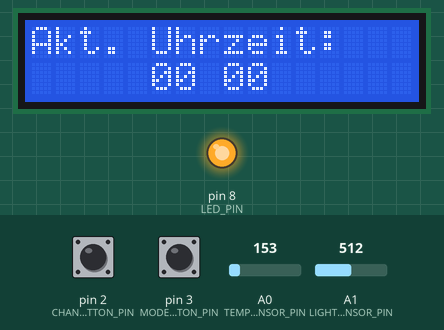
Recording of a sketch running on a simulated Arduino Uno, built with avr-gcc and run on an emulated ATmega328P. Parts: 16×2 character LCD, output pins drawn as LEDs (lit = HIGH). The inputs (shaded band) are chosen by the test bench; at power-on: pin 3 (MODE_BUTTON_PIN) LOW, A1 (LIGHT_SENSOR_PIN) = 512, pin 2 (CHANGE_BUTTON_PIN) LOW, A0 (TEMP_SENSOR_PIN) = 153. What the sketch prints to the serial monitor is not drawn.

Above: at 1.2 s.
1.3 s: pin 3 (MODE_BUTTON_PIN) pulled HIGH for 0.6 s
At 1.75 s:
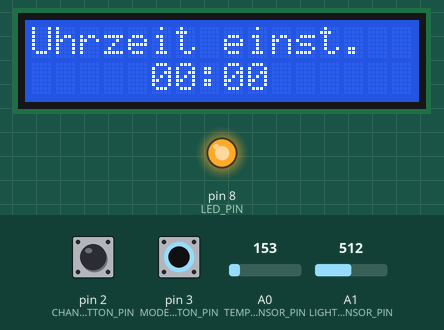
4.5 s: A1 (LIGHT_SENSOR_PIN) set to 159
6.0 s: A1 (LIGHT_SENSOR_PIN) set to 135
At 6.25 s:
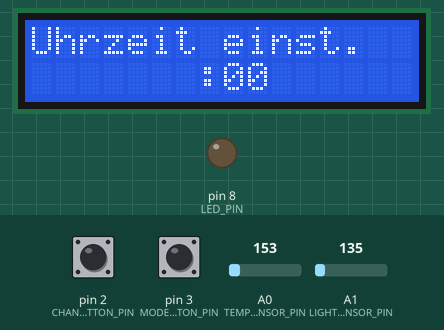
9.0 s: pin 3 (MODE_BUTTON_PIN) pulled HIGH for 1 s
At 9.25 s:
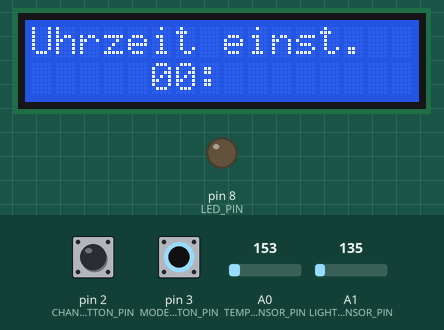
11.5 s: pin 3 (MODE_BUTTON_PIN) pulled HIGH for 0.6 s
At 12.5 s:
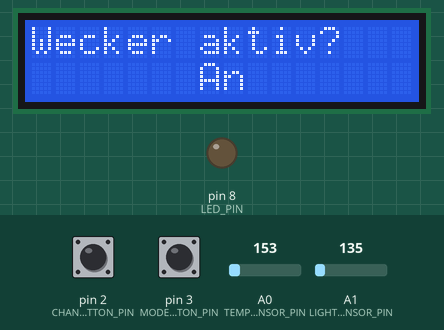
13.6 s: pin 2 (CHANGE_BUTTON_PIN) pulled HIGH for 0.6 s
At 14.5 s:
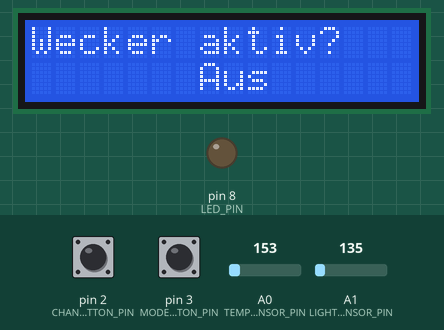
Timing chart, 0 to 16.6 s (numbered marks = the images above; inputs shaded):
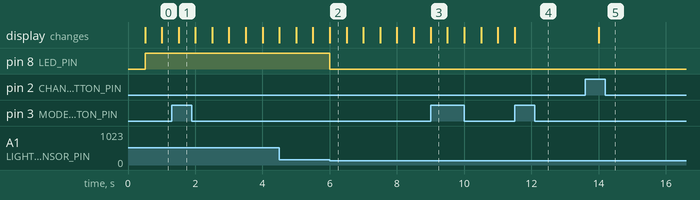

The sketch:

IntelliClock.ino
```cpp
#include <EEPROM.h>
#include <LiquidCrystal.h>

#define LED_PIN 8
#define TEMP_SENSOR_PIN A0
#define LIGHT_SENSOR_PIN A1

#define LIGHT_IS_ON 150

#define MEASURE_COUNT 5
#define MEASURE_INTERVALL 5000

#define ROWS 2
#define COLUMNS 16

#define REFRESH_ALL 1
#define REFRESH_TIME_ONLY 2

#define DISPLAY_SWITCH_INTERVALL 15000
#define DEBOUNCE_TIME 100

#define CHANGE_BUTTON_PIN 2
#define MODE_BUTTON_PIN 3

#define MODI_COUNT 6
#define NORMAL_MODE 0
#define EDIT_HOUR_MODE 1
#define EDIT_MINUTE_MODE 2
#define SET_ALARM_ON_MODE 3
#define SET_ALARM_HOUR_MODE 4
#define SET_ALARM_MINUTE_MODE 5

#define IS_ALARM_ON_ADDR 0
#define ALARM_HOUR_ADDR 1
#define ALARM_MINUTE_ADDR 2

byte prev_switch_state = LOW;
unsigned long milliseconds_past = 0;
unsigned long current_time = 0l;
unsigned long previous_time = 0l;
int light_sensor_value;

void setup()
{
	/* add setup code here */
	//EepromSetup();
	TemperatureSetup();
	LcdSeteup();
	AlarmSetup();
	Serial.begin(9600);
	pinMode(CHANGE_BUTTON_PIN, INPUT);
	pinMode(MODE_BUTTON_PIN, INPUT);
	pinMode(LED_PIN, OUTPUT);
	attachInterrupt(digitalPinToInterrupt(MODE_BUTTON_PIN), SwitchMode, RISING);
	attachInterrupt(digitalPinToInterrupt(CHANGE_BUTTON_PIN), ChangeClock, RISING);
}

void loop()
{
	/* add main program code here */
	current_time = millis();
	long delta_time = current_time - previous_time;
	MakeAlarm();
	if (delta_time >= 500)
	{
		light_sensor_value = analogRead(LIGHT_SENSOR_PIN);
		Serial.print("Value=");
		Serial.println(light_sensor_value);

		milliseconds_past = (milliseconds_past + 500) % 60000;
		UpdateTime();
		MeasureTemperature();
		SelectMode();
		previous_time = current_time;
	}
}
```

Clock.ino
```cpp
#define OFF 0
#define ON 1

volatile byte hours = 0;
volatile byte minutes = 0;

volatile byte alarm_hours = 0;
volatile byte alarm_minutes = 0;
volatile byte is_alarm_on = 0;

void PrintAlarmActive()
{
	ClearDisplay();
	PrintHeader("Wecker aktiv?");
	PrintValue();
}

bool ToggleAlarm()
{
	return (is_alarm_on == ON && hours == alarm_hours && minutes == alarm_minutes);
}

void MakeAlarm()
{
	if (ToggleAlarm() || light_sensor_value > LIGHT_IS_ON )
	{
		digitalWrite(LED_PIN, HIGH);
	}
	else
	{
		digitalWrite(LED_PIN, LOW);
	}
}

void AlarmSetup()
{
	is_alarm_on = GetValue(IS_ALARM_ON_ADDR) % 2;
	alarm_hours = GetValue(ALARM_HOUR_ADDR) % 24;
	alarm_minutes = GetValue(ALARM_MINUTE_ADDR) % 60;
}

void PrintValue()
{
	Serial.println(is_alarm_on);
	switch (is_alarm_on)
	{
	case OFF:
	{
		PrintAt("Aus", 7, 1);
		break;
	}
	case ON:
	{
		PrintAt("An", 7, 1);
		break;
	}
	}
}

void ChangeAlarm()
{
	is_alarm_on = (is_alarm_on + 1) % 2;
}

void SaveSettings()
{
	SaveValue(IS_ALARM_ON_ADDR, is_alarm_on);
	SaveValue(ALARM_HOUR_ADDR, alarm_hours);
	SaveValue(ALARM_MINUTE_ADDR, alarm_minutes);
}

void PrintClock(byte refresh_mode)
{
	if (refresh_mode == REFRESH_ALL)
	{
		ClearDisplay();
		PrintHeader("Akt. Uhrzeit:");
	}
	PrintTime();
	PrintColon();
}

void PrintTime()
{
	PrintHour(NORMAL_MODE);
	PrintMinute(NORMAL_MODE);
}

void PrintEditClock(byte refresh_mode, byte mode)
{
	if (refresh_mode == REFRESH_ALL)
	{
		ClearDisplay();
		if (mode == EDIT_HOUR_MODE || mode == EDIT_MINUTE_MODE)
		{
			PrintHeader("Uhrzeit einst.");
		}
		else if (mode == SET_ALARM_HOUR_MODE || mode == SET_ALARM_MINUTE_MODE)
		{
			PrintHeader("Alarm einst.");
		}
		PrintColon();
	}
	PrintEditTime(mode);
}

void PrintEditTime(byte mode)
{
	if (mode == EDIT_HOUR_MODE || mode == SET_ALARM_HOUR_MODE)
	{
		PrintEditHour(mode);
	}
	else if (mode == EDIT_MINUTE_MODE || mode == SET_ALARM_MINUTE_MODE)
	{
		PrintEditMinute(mode);
	}
}

void PrintEditHour(byte mode)
{
	PrintMinute(mode);
	if (milliseconds_past % 1000 == 500)
	{
		PrintHour(mode);
	}
	else
	{
		PrintAt("  ", 5, 1);
	}

}

void PrintEditMinute(byte mode)
{
	PrintHour(mode);
	if (milliseconds_past % 1000 == 500)
	{
		Serial.println("PrintMinute");
		PrintMinute(mode);
	}
	else
	{
		PrintAt("  ", 8, 1);
	}
}

void PrintHour(byte mode)
{
	char outStr[2];
	if (mode < SET_ALARM_HOUR_MODE)
	{
		sprintf(outStr, "%02d", hours);
	}
	else if (mode == SET_ALARM_HOUR_MODE || mode == SET_ALARM_MINUTE_MODE)
	{
		sprintf(outStr, "%02d", alarm_hours);
	}
	PrintAt(outStr, 5, 1);
}

void PrintMinute(byte mode)
{
	char outStr[2];
	if (mode < SET_ALARM_HOUR_MODE)
	{
		sprintf(outStr, "%02d", minutes);
	}
	else if (mode == SET_ALARM_HOUR_MODE || mode == SET_ALARM_MINUTE_MODE)
	{
		sprintf(outStr, "%02d", alarm_minutes);
	}
	PrintAt(outStr, 8, 1);
}

void PrintColon()
{
	if (GetMode() > 0 || milliseconds_past % 1000 == 500)
	{
		PrintAt(":", 7, 1);
	}
	else
	{
		PrintAt(" ", 7, 1);
	}
}

void UpdateTime()
{
	if ((milliseconds_past % 60000) == 0)
	{
		UpdateMinutes();
	}
}

void UpdateMinutes()
{
	if (minutes == 59)
	{
		UpdateHours();
	}
	minutes = (minutes + 1) % 60;
}

void UpdateHours()
{
	hours = (hours + 1) % 24;
}

void UpdateAlarmMinutes()
{
	if (alarm_minutes == 59)
	{
		UpdateAlarmHours();
	}
	alarm_minutes = (alarm_minutes + 1) % 60;
}

void UpdateAlarmHours()
{
	alarm_hours = (alarm_hours + 1) % 24;
}
```

Eeprom.ino
```cpp
void EepromSetup()
{
	Clear();
}

void SaveValue(byte addr, byte value)
{
	EEPROM.update(addr, value);
}

byte GetValue(byte addr)
{
	return EEPROM.read(addr);
}

void Clear()
{
	for (int i = 0; i < EEPROM.length(); i++) {
		EEPROM.write(i, 0);
	}
}
```

Mode.ino
```cpp
volatile unsigned long prev_button_time = 0;
bool is_visible = true;
volatile byte mode = 0;
volatile int refresh_mode = REFRESH_ALL;
byte display_info = 0;

void SwitchMode()
{
	if ((current_time - prev_button_time) > DEBOUNCE_TIME)
	{
		switch (mode)
		{
		case SET_ALARM_ON_MODE:
		{
			SaveSettings();
			break;
		}
		}
		mode = (mode + 1) % MODI_COUNT;
		refresh_mode = REFRESH_ALL;
		prev_button_time = current_time;
	}
}

void SelectMode()
{
	switch (mode)
	{
	case NORMAL_MODE:
	{
		PrintNormal();
		break;
	}
	case EDIT_HOUR_MODE:
	{
		PrintEdit(EDIT_HOUR_MODE);
		break;
	}
	case EDIT_MINUTE_MODE:
	{
		PrintEdit(EDIT_MINUTE_MODE);
		break;
	}
	case SET_ALARM_ON_MODE:
	{
		PrintAlarmActive();
		break;
	}
	case SET_ALARM_HOUR_MODE:
	{
		PrintEdit(SET_ALARM_HOUR_MODE);
		break;
	}
	case SET_ALARM_MINUTE_MODE:
	{
		PrintEdit(SET_ALARM_MINUTE_MODE);
		break;
	}
	}
}

void PrintNormal()
{
	if ((milliseconds_past % DISPLAY_SWITCH_INTERVALL) == 0)
	{
		display_info = (display_info + 1) % 2;
		refresh_mode = REFRESH_ALL;
	}
	if (display_info == 0)
	{
		PrintClock(refresh_mode);
	}
	else if (display_info == 1)
	{
		PrintTemperature(refresh_mode);
	}
	refresh_mode = REFRESH_TIME_ONLY;
}
void PrintEdit(byte mode)
{
	PrintEditClock(refresh_mode, mode);
	refresh_mode = REFRESH_TIME_ONLY;
}

void ChangeClock()
{
	if ((current_time - prev_button_time) > DEBOUNCE_TIME)
	{
		switch (mode)
		{
			case EDIT_HOUR_MODE:
			{
				UpdateHours();
				break;
			}
			case EDIT_MINUTE_MODE:
			{
				UpdateMinutes();
				break;
			}
			case SET_ALARM_ON_MODE:
			{
				ChangeAlarm();
				break;
			}
			case SET_ALARM_HOUR_MODE:
			{
				UpdateAlarmHours();
				break;
			}
			case SET_ALARM_MINUTE_MODE:
			{
				UpdateAlarmMinutes();
				break;
			}
		}
		prev_button_time = current_time;
	}
}

byte GetMode()
{
	return mode;
}
```

Temperature.ino
```cpp
byte measure_count = 0;
float cumulative_temperature = 0.0;
float temperature = 0.0;


void TemperatureSetup()
{
	pinMode(TEMP_SENSOR_PIN, INPUT);
}

void PrintTemperature(byte refresh_display)
{
	if (refresh_display == REFRESH_ALL)
	{
		ClearDisplay();
		PrintHeader("Akt. Temperatur:");

		PrintAt(temperature, 5, 1);

		WriteAt(byte(0), 9, 1);

		PrintAt("C", 10, 1);
	}
}

float MeasureTemperature()
{
	if (milliseconds_past % MEASURE_INTERVALL == 0)
	{
		float voltage = analogRead(TEMP_SENSOR_PIN) / 1024.0 * 5.0;
		cumulative_temperature += (voltage - 0.5) * 100;
		measure_count++;
	}
	if (measure_count == MEASURE_COUNT)
	{
		temperature = (cumulative_temperature / MEASURE_COUNT);
		measure_count = 0;
		cumulative_temperature = 0;
	}
}
```

LcdDisplay.ino
```cpp
byte grad[8] = {
	B11100,
	B10100,
	B11100,
	B00000,
	B00000,
	B00000,
	B00000,
};

bool is_on = true;

LiquidCrystal lcd(12, 11, 5, 4, 6, 7);

void LcdSeteup()
{
	lcd.begin(COLUMNS, ROWS);
	lcd.createChar(0, grad);
}

void PrintHeader(const char* word)
{
	lcd.setCursor(0, 0);
	lcd.print(word);
}

void PrintAt(char* word, int x, int y)
{
	lcd.setCursor(x, y);
	lcd.print(word);
}

void PrintAt(float number, int x, int y)
{
	lcd.setCursor(x, y);
	lcd.print(number);
}

void PrintAt(String word, int x, int y)
{
	lcd.setCursor(x, y);
	lcd.print(word);
}

void WriteAt(byte b, int x, int y)
{
	lcd.setCursor(x, y);
	lcd.write(b);
}

void ClearDisplay()
{
	lcd.clear();
}
```

Measured:
- the behaviour switches between 151 and 150 on A1 (LIGHT_SENSOR_PIN) (found by bisection; images 1 and 2)
- after the input at 1.3 s, the display: changes after 0.21 s (image 1)
- after the input at 6.0 s, pin 8 (LED_PIN): HIGH → LOW at once
- after the input at 9.0 s, the display: changes at once (image 3)
- after the input at 11.5 s, the display: changes at once (image 4)
- after the input at 13.6 s, the display: changes after 0.41 s (image 5)
- what the display in image 2 shows lasts 0.5 s, from 6.0 s to 6.5 s
